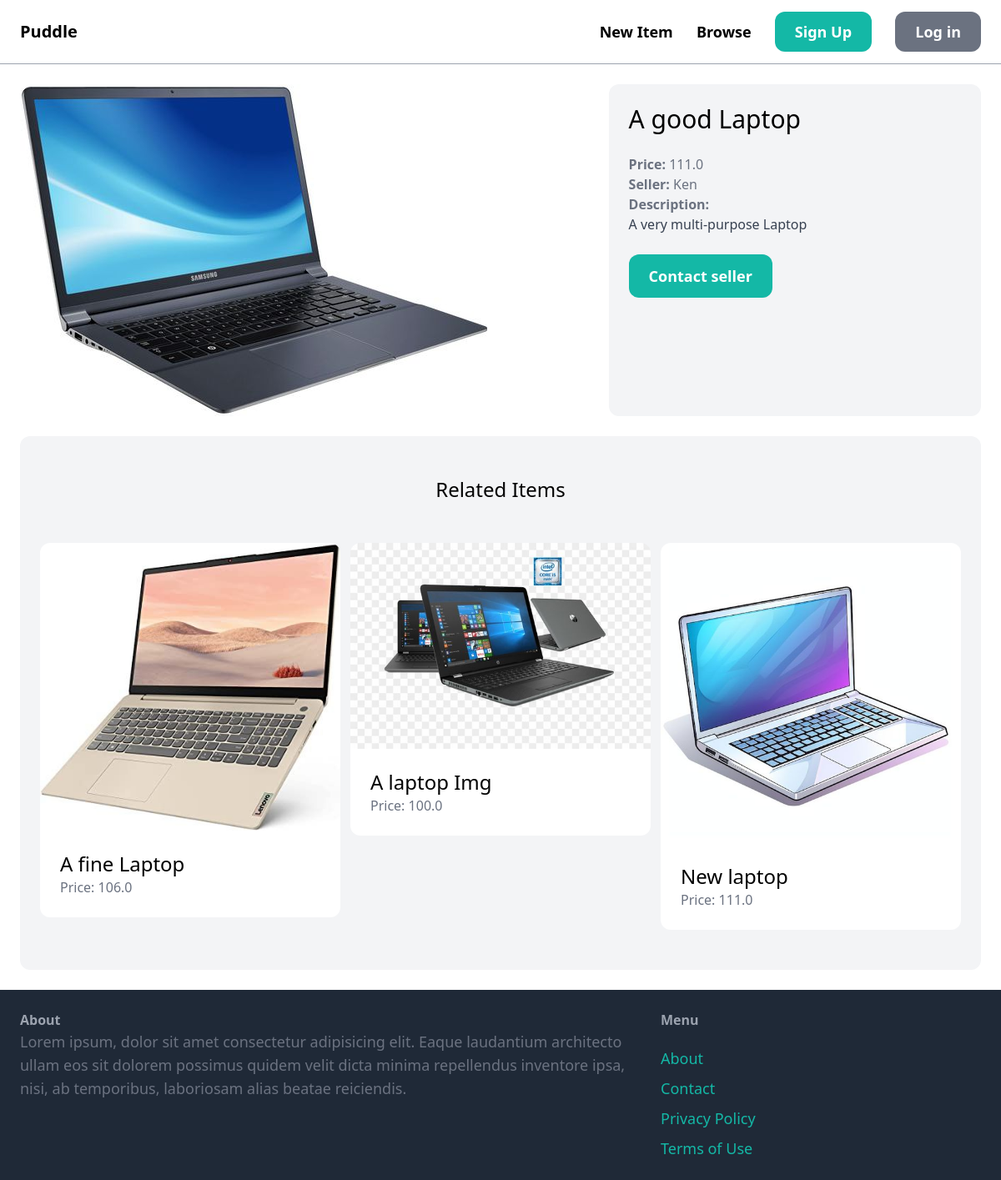
Page /items/11/ on the committed database.
### item/models.py (models this page shows, shortened)
class Item(models.Model):
    category = models.ForeignKey(Category, related_name='items', on_delete=models.CASCADE)
    name = models.CharField(max_length=255)
    description = models.TextField(blank=True, null=True)
    price = models.FloatField()
    image = models.ImageField(upload_to='item_images', blank=True, null=True)
    is_sold = models.BooleanField(default=False)
    created_by = models.ForeignKey(User, related_name='items', on_delete=models.CASCADE)
    created_at = models.DateTimeField(auto_now_add=True)

### item/views.py (the view)
# urls.py: path('<int:pk>/', views.detail, name='detail'),
def detail(request, pk):
    item = get_object_or_404(Item, pk=pk)
    related_items = Item.objects.filter(category=item.category, is_sold=False).exclude(pk=pk)[0:3]
    return render(request, 'item/detail.html', {
        'item': item,
        'related_items': related_items,
    })

### item/templates/item/detail.html (shortened to what this page needs)
{% extends 'core/base.html' %}
{% block content %}
    <div class="grid grid-cols-5 gap-6">
        <div class="col-span-3">
            <img src="{{ item.image.url }}" class="rounded-xl">
        </div>
        <div class="col-span-2 p-6 bg-gray-100 rounded-xl">
            <h1 class="mb-6 text-3xl">{{ item.name }}</h1>
            <p class="text-gray-500"><strong>Price: </strong>{{ item.price }}</p>
            <p class="text-gray-500"><strong>Seller: </strong>{{ item.created_by.username }}</p>
            {% if item.description %}
                <p class="text-gray-700">
                    <strong class="text-gray-500">Description: </strong><br>
                    {{ item.description }}
                </p>
            {% endif %}
            {% if request.user == item.created_by %}
                <div class="mt-6 p-6 bg-white rounded-xl">
                    <p>This is Your Item!</div>
                    <a href="{% url 'item:edit' item.id %}" class="inline-block mt-6 px-6 py-3 text-lg font-semibold bg-teal-600 text-white rounded-xl">Edit</a>
                    <a href="{% url 'item:delete' item.id %}" class="inline-block mt-6 px-6 py-3 text-lg font-semibold bg-red-600 text-white rounded-xl">Delete</a>
                </div>
            {% else %}
                <a href="{% url 'conversation:new' item.id %}" class="inline-block mt-6 px-6 py-3 text-lg font-semibold bg-teal-500 text-white rounded-xl hover:bg-teal-700">Contact seller</a>
            {% endif %}
        </div>
    </div>
    <div class="mt-6 px-6 py-12 bg-gray-100 rounded-xl">
        <h2 class="mb-12 text-2xl text-center">Related Items</h2>
        <div class="grid grid-cols-3 gap-3">
            {% for item in related_items %}
                <div>
                    <a href="{% url 'item:detail' item.id %}">
                        <div>
                            <img src="{{ item.image.url }}" class="rounded-t-xl">
                        </div>
                        <div class="p-6 bg-white rounded-b-xl">
                            <h2 class="text-2xl">{{ item.name }}</h2>
                            <p class="text-gray-500">Price: {{ item.price }}</p>
                        </div>
                    </a>
                </div>
            {% endfor %}
        </div>
    </div>
{% endblock %}

### rows in the picture
Item: image (picture), name "A good Laptop", price "111.0", created_by.username "Ken", description "A very multi-purpose Laptop"
Item: image (picture), name "A fine Laptop", price "106.0"
Item: image (picture), name "A laptop Img", price "100.0"
Item: image (picture), name "New laptop", price "111.0"
